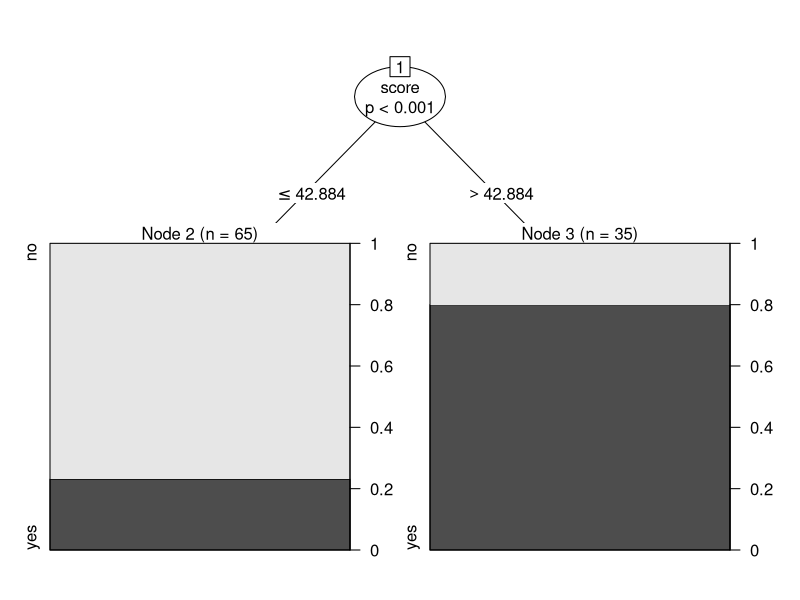

This chart was generated by the following R code:
install.packages("magrittr")
#library
library(datasets)
library(dplyr)
library(caTools)
library(magrittr)
library(party)

data("readingSkills")
head(readingSkills)

sample_data= sample.split(readingSkills,SplitRatio = 0.7)
train_data<-subset(readingSkills,sample_data==TRUE)
test_data<-subset(readingSkills,sample_data==FALSE)

model<-ctree(nativeSpeaker ~.,train_data)
plot(model)
